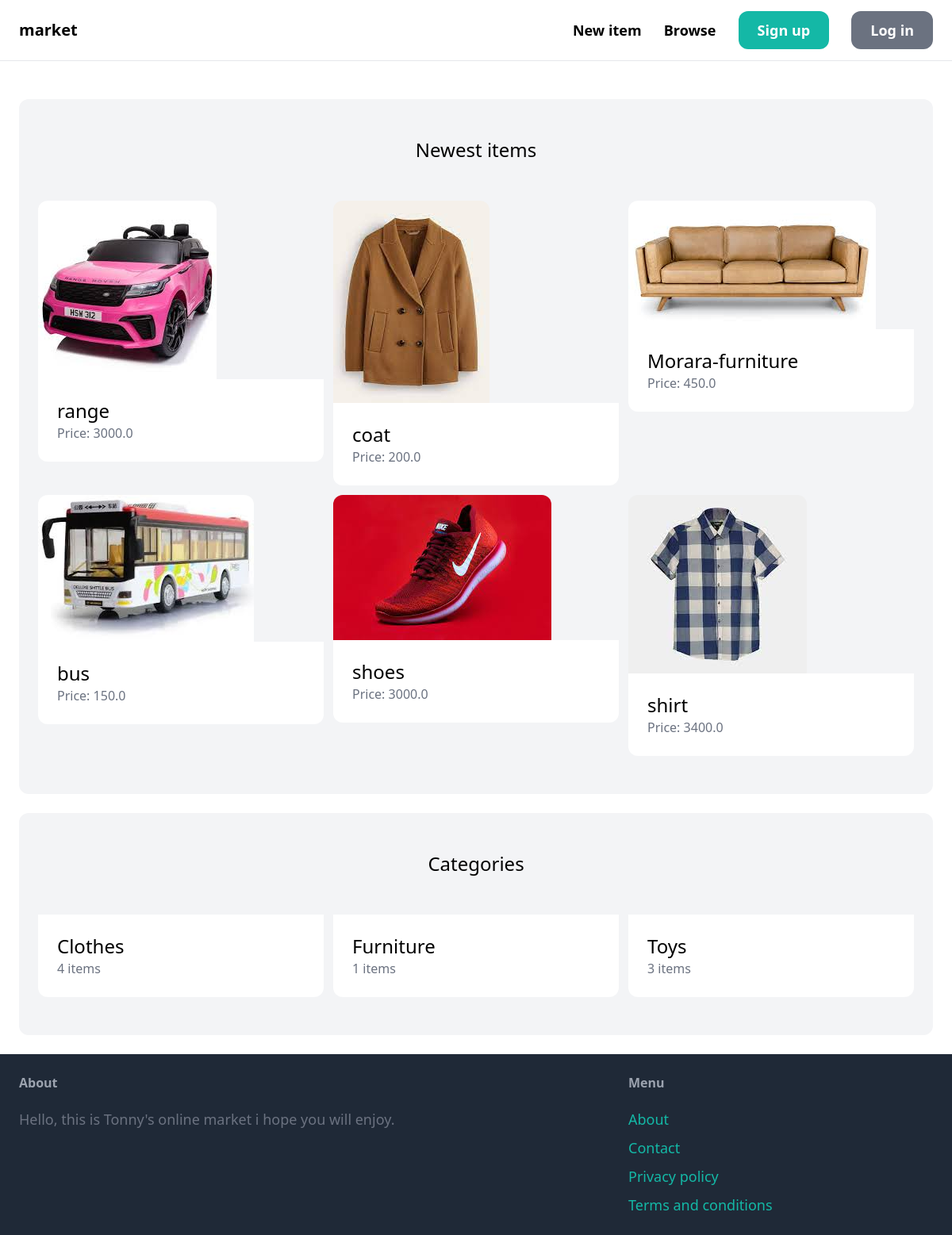
The page / on the database its author committed.
### item/models.py (models this page shows, shortened)
class Item(models.Model):
    category = models.ForeignKey(Category, related_name='items', on_delete=models.CASCADE)
    name = models.CharField(max_length=255)
    description = models.TextField(blank=True, null=True)
    price = models.FloatField()
    image = models.ImageField(upload_to='items_images', blank=True, null=True)
    is_sold = models.BooleanField(default=False)
    created_by = models.ForeignKey(User, related_name='items', on_delete=models.CASCADE)
    created_at = models.DateTimeField(auto_now_add=True)

class Category(models.Model):
    name = models.CharField(max_length=255)
    class Meta:
        ordering = ('name',)
        verbose_name_plural = 'Categories'

### core/views.py (the view)
# urls.py: path('', views.index, name='index'),
def index(request):
    items = Item.objects.filter(is_sold=False)[0:6]
    categories = Category.objects.all()
    return render(request, 'core/index.html', {
        'categories': categories,
        'items': items,
    })

### core/templates/core/index.html (shortened to what this page needs)
{% extends 'core/base.html' %}
{% block content %}
   <div class="mt-6 px-6 py-12 bg-gray-100 rounded-xl">
         <h2 class="mb-12 text-2xl text-center">Newest items</h2>
         <div class="grid grid-cols-3 gap-3">
               {% for item in items %}
                  <div>
                     <a href="{% url 'item:detail' item.id %}">
                        <div>
                           <img src="{{ item.image.url }}" class="rounded-t-xl">
                        </div>
                        <div class="p-6 bg-white rounded-b-xl">
                              <h2 class="text-2xl">{{ item.name }}</h2>
                              <p class="text-gray-500">Price: {{ item.price }}</p>
                        </div>
                     </a>
                  </div>
               {% endfor %}
         </div>
   </div>
   <div class="mt-6 px-6 py-12 bg-gray-100 rounded-xl">
      <h2 class="mb-12 text-2xl text-center">Categories</h2>
      <div class="grid grid-cols-3 gap-3">
         {% for category in categories %}
         <div>
            <a href="#">
               <div class="p-6 bg-white rounded-b-xl">
                     <h2 class="text-2xl">{{ category.name }}</h2>
                     <p class="text-gray-500">{{ category.items.count }} items</p>
               </div>
            </a>
         </div>
         {% endfor %}
      </div>
   </div>
{% endblock %}

### rows shown on the page
Item: image (picture), name "range", price "3000.0"
Item: image (picture), name "coat", price "200.0"
Item: image (picture), name "Morara-furniture", price "450.0"
Item: image (picture), name "bus", price "150.0"
Item: image (picture), name "shoes", price "3000.0"
Item: image (picture), name "shirt", price "3400.0"
Category: name "Clothes", items.count "4"
Category: name "Furniture", items.count "1"
Category: name "Toys", items.count "3"
